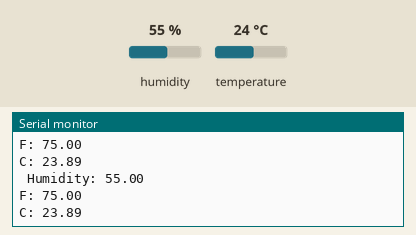
This sketch was run on a simulated Arduino Uno, built with avr-gcc and run on an emulated ATmega328P. On the bench: the last lines printed to the serial monitor. The test bench sets the inputs (shaded band); at power-on: humidity 55 %, temperature 24 °C.

Above: at 3.3 s.
3.4 s: humidity set to 22 %
At 6.3 s:
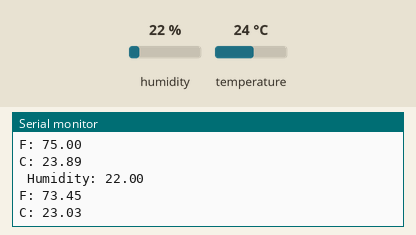
6.7 s: temperature set to 12 °C
At 9.1 s:
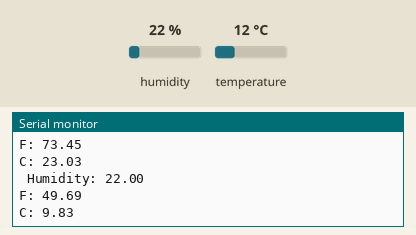
10.0 s: humidity set to 40 %
At 10.6 s:
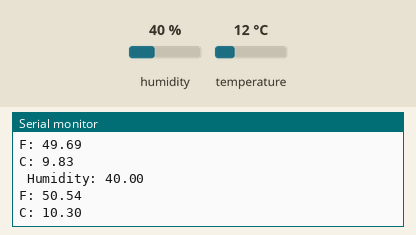
Timing chart, 0 to 13.0 s (numbered marks = the images above; inputs shaded):
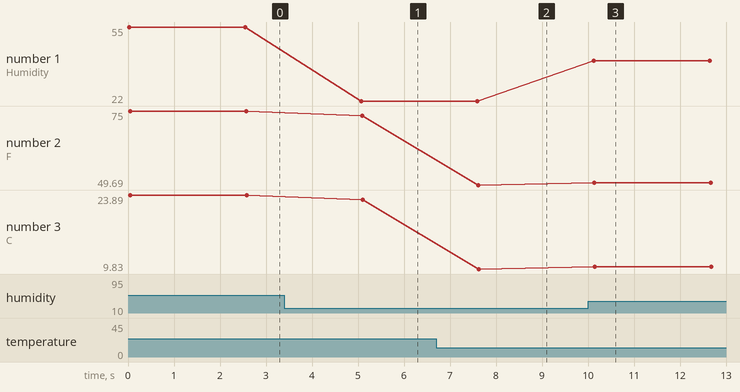

The sketch:

Simple-Weather-Station.ino
```cpp
/*
Simple Weather Station
*/
#include "DHT.h"

#define PIN 5     // Digital pin connected to the DHT sensor

DHT dht(PIN, DHT11);

void setup() {
  Serial.begin(9600);
  Serial.println(F("Simple Weather Station"));

// prepare sensor
  dht.begin();
}

void loop() {

  float humidity = dht.readHumidity();

  // Read and calculate values
  float celcius = dht.readTemperature();
  float hic = dht.computeHeatIndex(celcius, humidity, false);
  float fahrenheit = dht.readTemperature(true);
  float hif = dht.computeHeatIndex(fahrenheit, humidity);

  // continue on failure.
  if (isnan(humidity) || isnan(celcius) || isnan(fahrenheit)) {
    Serial.println("failure on read, continue, and try again.");
    delay(500);
    return;
  }

  // output values to serial port
  Serial.println(" Humidity: " + String(humidity));
  Serial.println("F: " + String(hif));
  Serial.println("C: " + String(hic));
  Serial.println("");

  // delay read, some reading take up to 250ms
  delay(2500);
}
```

Measured:
- after the input at 3.4 s, the serial monitor: prints a new line after 1.7 s (image 1)
- after the input at 6.7 s, the serial monitor: prints a new line after 0.92 s (image 2)
- after the input at 10.0 s, the serial monitor: prints a new line after 0.12 s (image 3)
- plotted number 1: 55 → 22 after the input at 3.4 s, 22 → 40 after the input at 10.0 s
- plotted number 2: 75 → 73.45 after the input at 3.4 s, 73.45 → 49.69 after the input at 6.7 s, 49.69 → 50.54 after the input at 10.0 s
- plotted number 3: 23.89 → 23.03 after the input at 3.4 s, 23.03 → 9.83 after the input at 6.7 s, 9.83 → 10.3 after the input at 10.0 s
